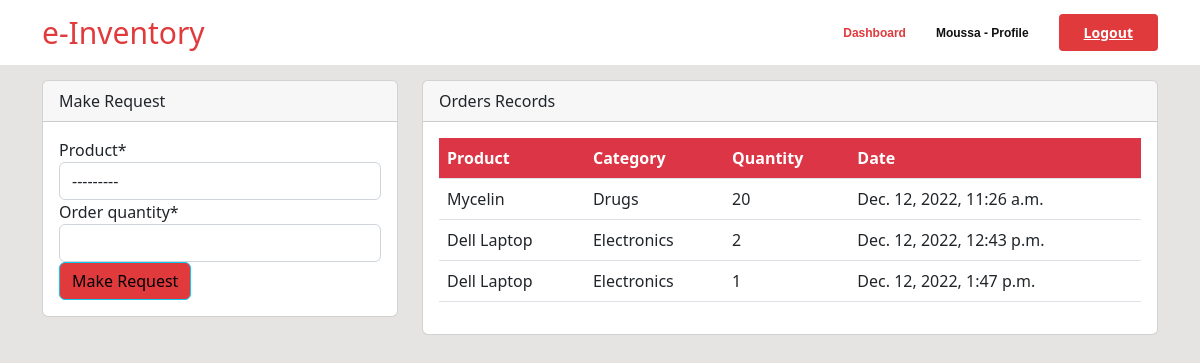
Screenshot of /dashboard/ (signed in) with the database file from the repository.
### user/models.py (models this page shows)
class Profile(models.Model):
    staff = models.OneToOneField(User, on_delete=models.CASCADE, null=True)
    address = models.CharField(max_length=200, null=True)
    phone = models.CharField(max_length=20, null=True)
    image = models.ImageField(default='avatar.jpg', upload_to='media_images')
    def __str__ (self):
        return f'{self.staff.username} - Profile'

### dashboard/models.py (models this page shows, shortened)
class Order(models.Model):
    product = models.ForeignKey(Product, on_delete=models.CASCADE)
    staff = models.ForeignKey(User, on_delete=models.CASCADE, null=True)
    order_quantity = models.PositiveBigIntegerField(null=True)
    date = models.DateTimeField(auto_now_add=True)
    class Meta:
        verbose_name_plural = 'Order'

class Product(models.Model):
    name = models.CharField(max_length=100, null=True)
    category = models.CharField(max_length=20, choices=CATEGORY, null=True)
    quantity = models.PositiveBigIntegerField(null=True)
    class Meta:
        verbose_name_plural = 'Product'
    def __str__(self):
        return f'{self.name} - {self.quantity}'

### dashboard/views.py (the view)
# urls.py: path('dashboard/', views.index, name='dashboard-index'),
@login_required
def index(request):
    orders = Order.objects.all()
    products = Product.objects.all()
    worker_count = User.objects.all().count     # display dynamically the numbers of registered staffs in /dashboard
    product_count = Product.objects.all().count()   # display dynamically the numbers of products in /dashboard
    order_count = Order.objects.all().count()
    if request.method == 'POST':    #User making request from their profile
        form = OrderForm(request.POST)
        if form.is_valid():
            instance = form.save(commit=False) #False - form not yet saved
            instance.staff = request.user #assign the activity to the loggedin user
            instance.save()
            return redirect('dashboard-index')
    else:
        form = OrderForm()
    context = {
        'orders': orders,
        'form': form,
        'products': products,
        'worker_count': worker_count,
        'product_count': product_count,
        'order_count': order_count,
    }
    return render(request, 'dashboard/index.html', context)

### dashboard/forms.py
class OrderForm(forms.ModelForm):
    class Meta:
        model = Order
        fields = ['product', 'order_quantity']

### templates/dashboard/index.html
{% extends 'dashboard/base.html' %}
{% block content %}
{% if user.is_authenticated and user.is_staff and user.is_superuser %}
{% include 'dashboard/topnav.html' %}
<div class="container">
    <div class="row my-5">
        <div class="col-md-6">
            <div class="bg-white">
                <canvas id="myChart1" width="400" height="300"></canvas>
                <script>
                    var ctx = document.getElementById('myChart1').getContext('2d');
                    var myChart1 = new Chart(ctx, {
                        type: 'pie',
                        data: {
                            labels: [{% for order in orders %} '{{order.product.name}}', {% endfor %}],
                            datasets: [{
                                label: 'Orders',
                                data: [{% for order in orders %} {{ order.order_quantity }}, {% endfor %}],
                                backgroundColor: [
                                    'rgba(255, 99, 132, 1)',
                                    'rgba(54, 162, 235, 1)',
                                    'rgba(255, 206, 86, 1)',
                                    'rgba(75, 192, 192, 1)',
                                    'rgba(153, 102, 255, 1)',
                                    'rgba(255, 159, 64, 1)',
                                    'rgba(95, 106, 250, 1)',
                                    'rgba(155, 92, 92, 1)',
                                    'rgba(15, 10, 155, 1)',
                                    'rgba(55, 195, 44, 1)',
                                ],
                                borderColor: [
                                    'rgba(255, 99, 132, 1)',
                                    'rgba(54, 162, 235, 1)',
                                    'rgba(255, 206, 86, 1)',
                                    'rgba(75, 192, 192, 1)',
                                    'rgba(153, 102, 255, 1)',
                                    'rgba(255, 159, 64, 1)',
                                    'rgba(95, 106, 250, 1)',
                                    'rgba(155, 92, 92, 1)',
                                    'rgba(15, 10, 155, 1)',
                                    'rgba(55, 195, 44, 1)',
                                ],
                                borderWidth: 1
                            }]
                        },
                        options: {
                            scales: {
                                yAxes: [{
                                    ticks: {
                                        beginAtZero: true
                                    }
                                }]
                            }
                        }
                    });
                </script>
            </div>
        </div>
        <div class="col-md-6">
            <div class="bg-white">
                <canvas id="myChart" width="400" height="300"></canvas>
                <script>
                    var ctx = document.getElementById('myChart').getContext('2d');
                    var myChart = new Chart(ctx, {
                        type: 'bar',
                        data: {
                            labels: [{% for product in products %} '{{product.name}}', {% endfor %}],
                            datasets: [{
                                label: 'Products',
                                data: [{% for product in products %} {{ product.quantity }}, {% endfor %}],
                                backgroundColor: [
                                    'rgba(255, 99, 132, 1)',
                                    'rgba(54, 162, 235, 1)',
                                    'rgba(255, 206, 86, 1)',
                                    'rgba(75, 192, 192, 1)',
                                    'rgba(153, 102, 255, 1)',
                                    'rgba(255, 159, 64, 1)',
                                    'rgba(25, 59, 64, 1)',
                                    'rgba(195, 10, 250, 1)',
                                    'rgba(55, 192, 92, 1)',
                                    'rgba(215, 100, 155, 1)',
                                    'rgba(155, 95, 44, 1)',
                                ],
                                borderColor: [
                                    'rgba(255, 99, 132, 1)',
                                    'rgba(54, 162, 235, 1)',
                                    'rgba(255, 206, 86, 1)',
                                    'rgba(75, 192, 192, 1)',
                                    'rgba(153, 102, 255, 1)',
                                    'rgba(255, 159, 64, 1)',
                                    'rgba(25, 59, 64, 1)',
                                    'rgba(195, 10, 250, 1)',
                                    'rgba(55, 192, 92, 1)',
                                    'rgba(215, 100, 155, 1)',
                                    'rgba(155, 95, 44, 1)',
                                ],
                                borderWidth: 1
                            }]
                        },
                        options: {
                            scales: {
                                yAxes: [{
                                    ticks: {
                                        beginAtZero: true
                                    }
                                }]
                            }
                        }
                    });
                </script>
            </div>
        </div>
    </div>
</div>
{% else %}
{% include 'dashboard/staff_index.html' %}
{% endif %}
{% endblock %}

### templates/dashboard/navbar.html (shortened to what this page needs)
<header id="header" class="fixed-top d-flex align-items-center">
  {% if user.is_authenticated %}
  <div class="container d-flex align-items-center">
      <a href="{% url 'dashboard-index' %}" class="logo me-auto" style="text-decoration: none; font-size: 30px; color: #e03a3c" >e-Inventory</a>
      <nav id="navbar" class="navbar order-last order-lg-0">
        <ul>
          <li><a class="nav-link active" href="{% url 'dashboard-index' %}">Dashboard</a></li>
          <li><a class="nav-link" href="{% url 'user-profile' %}">{{user.profile}}</a></li>
        </ul>
      </nav>
      <a href="{% url 'user-logout' %}" class="get-started-btn">Logout</a>
      {% endif %}
    </div>
  </header>

### templates/dashboard/staff_index.html (shortened to what this page needs)
{% load crispy_forms_tags %}
<div class="container">
    <div class="row" style="margin-top: 80px;">
        <div class="col-md-4">
            <div class="card">
                <div class="card-header">
                    Make Request
                </div>
                <div class="card-body">
                    <form method="POST">
                        {{ form|crispy }}
                        <input class="btn btn-info btn-block" type="submit" value="Make Request">
                    </form>
                </div>
            </div>
        </div>
        <div class="col-md-8">
            <div class="card">
                <div class="card-header">
                    Orders Records
                </div>
                <div class="card-body">
                    <table class="table bg-white">
                        <thead class="bg-danger text-white">
                            <tr>
                                <th scope="col">Product</th>
                                <th scope="col">Category</th>
                                <th scope="col">Quantity</th>
                                <th scope="col">Date</th>
                            </tr>
                        </thead>
                        <tbody>
                            {% for order in orders %}
                            {% if order.staff == user %}
                            <tr>
                                <td>{{order.product.name}}</td>
                                <td>{{order.product.category}}</td>
                                <td>{{order.order_quantity}}</td>
                                <td>{{order.date}}</td>
                            </tr>
                            {% endif %}
                            {% endfor %}
                        </tbody>
                    </table>
                </div>
            </div>
        </div>
    </div>
</div>

### static/style.css (style rules this page uses)
body { background: rgb(230, 227, 227); }
#header { background: #fff; transition: all 0.5s; z-index: 997; padding: 10px 0; }
.get-started-btn { margin-left: 30px; background: #e03a3c; color: #fff; border-radius: 4px; padding: 8px 25px; white-space: nowrap; transition: 0.3s; font-size: 14px; font-weight: 600; display: inline-block; }
.navbar { padding: 0; }
.navbar ul { margin: 0; padding: 0; display: flex; list-style: none; align-items: center; }
.navbar li { position: relative; }
.navbar a { display: flex; align-items: center; justify-content: space-between; padding: 10px 0 10px 30px; font-family: "Raleway", sans-serif; font-size: 12px; font-weight: 600; color: #111111; white-space: nowrap; transition: 0.3s; }
.navbar a:hover, .navbar .active, .navbar li:hover > a { color: #e03a3c; }
.btn { background-color: #e03a3c; }

### rows the page displays
Order: product.name "Mycelin", product.category "Drugs", order_quantity "20", date "Dec. 12, 2022, 11:26 a.m."
Order: product.name "Dell Laptop", product.category "Electronics", order_quantity "2", date "Dec. 12, 2022, 12:43 p.m."
Order: product.name "Dell Laptop", product.category "Electronics", order_quantity "1", date "Dec. 12, 2022, 1:47 p.m."

### other values shown
{{ user.profile }} "Moussa - Profile"
